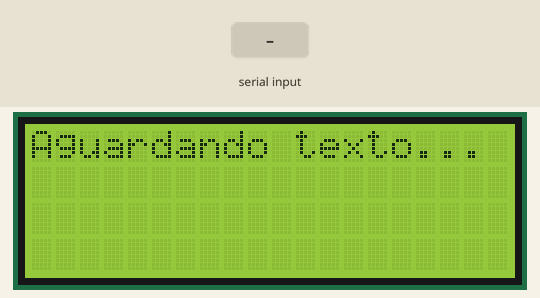
A sketch run on a simulated Arduino Uno, built with avr-gcc and run on an emulated ATmega328P. On the bench: 20×4 character LCD. The inputs (shaded band) are chosen by the test bench.

Above: at 1.2 s.
1.3 s: "1\n" received over Serial
At 2.5 s:
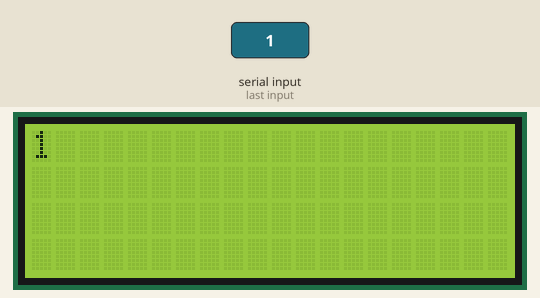
2.8 s: "0\n" received over Serial
At 3.9 s:
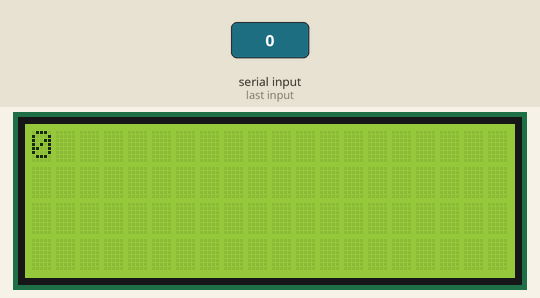
4.3 s: "2\n" received over Serial
Timing chart, 0 to 7.3 s (numbered marks = the images above; inputs shaded):
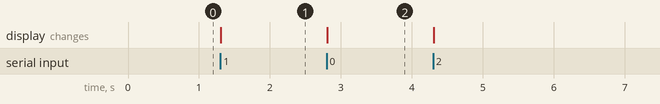

Measured:
- after the input at 1.3 s, the display: changes at once (image 1)
- after the input at 2.8 s, the display: changes at once (image 2)

The sketch:

legendas_LCD.ino
```cpp
#include <Wire.h>
#include <LiquidCrystal_I2C.h>

LiquidCrystal_I2C lcd(0x27, 20, 4);

const int COLUNAS_LCD = 20;
const int LINHAS_LCD = 4;

String linhasTexto[50];
int totalLinhas = 0;
int linhaAtualScroll = 0;

unsigned long ultimoTempoScroll = 0;
const int velocidadeScroll = 1500;

void setup() {
  // put your setup code here, to run once:
  Serial.begin(9600);

  lcd.init();
  lcd.backlight();
  lcd.clear();

  lcd.setCursor(0, 0);
  lcd.print("Aguardando texto...");
}

void loop() {
  // put your setup code here, to run once:
  if (Serial.available() > 0) {
    String mensagemCompleta = Serial.readStringUntil('\n');
    mensagemCompleta.trim();

    quebrarTextoEmLinhas(mensagemCompleta);

    linhaAtualScroll = 0;
    lcd.clear();
    atualizarDisplay();
    ultimoTempoScroll = millis();
  }

  if (totalLinhas > LINHAS_LCD) {
    if (millis() - ultimoTempoScroll >= velocidadeScroll) {
      ultimoTempoScroll = millis();

      linhaAtualScroll++;

      if (linhaAtualScroll > totalLinhas - LINHAS_LCD) {
        linhaAtualScroll = 0;
      }

      atualizarDisplay();
    }
  }
}

void quebrarTextoEmLinhas(String texto) {
  totalLinhas = 0;
  String linhaAtual = "";

  int indiceEspaco = 0;
  while (texto.length() > 0 && totalLinhas < 50) {
    indiceEspaco = texto.indexOf(' ');
    String palavra;

    if (indiceEspaco == -1) {
      palavra = texto;
      texto = "";
    } else {
      palavra = texto.substring(0, indiceEspaco);
      texto = texto.substring(indiceEspaco + 1);
    }

    if (palavra.length() == 0) continue;

    if (linhaAtual.length() + palavra.length() + (linhaAtual.length() > 0 ? 1 : 0) <= COLUNAS_LCD) {
      if (linhaAtual.length() > 0) {
        linhaAtual += " ";
      }
      linhaAtual += palavra;
    }
    else {
      linhasTexto[totalLinhas] = linhaAtual;
      totalLinhas++;
      linhaAtual = palavra;
    }
  }

  if (linhaAtual.length() > 0 && totalLinhas < 50) {
    linhasTexto[totalLinhas] = linhaAtual;
    totalLinhas++;
  }
}

void atualizarDisplay() {
  for (int i = 0; i < LINHAS_LCD; i++) {
    lcd.setCursor(0, i);
    int indiceLinhaTexto = linhaAtualScroll + i;

    if (indiceLinhaTexto < totalLinhas) {
      lcd.print(linhasTexto[indiceLinhaTexto]);

      for (int j = linhasTexto[indiceLinhaTexto].length(); j < COLUNAS_LCD; j++) {
        lcd.print(" ");
      }
    } else {
      for (int j = 0; j < COLUNAS_LCD; j++) {
        lcd.print(" ");
      }
    }
  }
}
```
